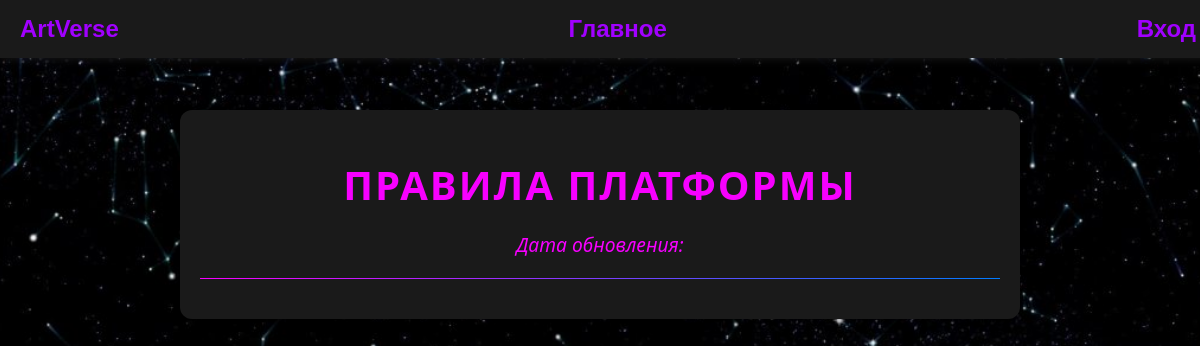
The page /users/rules/ on the database as committed earlier.
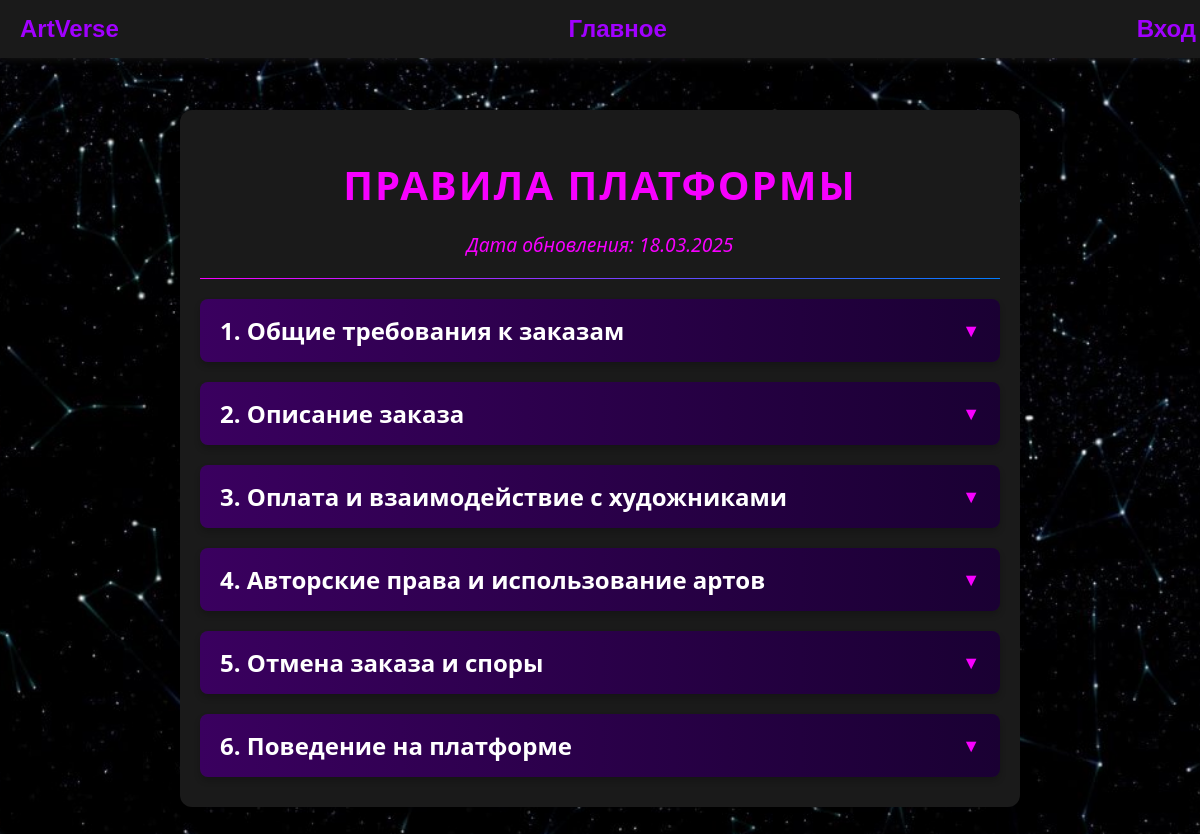
The same page on the database as committed later.
### users/models.py (models this page shows, shortened)
class PlatformRules(models.Model):
    title = models.CharField(max_length=255, verbose_name="Заголовок")
    content = models.TextField(verbose_name="Текст правил")
    updated_at = models.DateTimeField(auto_now=True, verbose_name="Дата обновления")
    class Meta:
        verbose_name = "Правило платформы"
        verbose_name_plural = "Правила платформы"

### users/views.py (the view)
# urls.py: path("rules/", views.rules_view, name="platform_rules"),
def rules_view(request):
    rules = PlatformRules.objects.all()
    return render(request, "users/platform_rules.html", {"rules": rules})

### users/templates/users/platform_rules.html (shortened to what this page needs)
{% extends "base.html" %}
{% load static %}
{% block extra_css %}
<link rel="stylesheet" href="{% static 'users/css/rules.css' %}">
{% endblock %}
{% block content %}
<div class="rule-container">
    <h1>Правила платформы</h1>
    <p class="rule-date">Дата обновления: {{ rules.0.updated_at|date:"d.m.Y" }}</p>
    <hr>
    {% for rule in rules %}
        <h2>{{ rule.title }}</h2>
    {% endfor %}
</div>
{% endblock %}

Rows that differ between the two databases and show on the page:
added PlatformRules: updated_at "18.03.2025", title "1. Общие требования к заказам"
added PlatformRules: title "2. Описание заказа"
added PlatformRules: title "3. Оплата и взаимодействие с художниками"
added PlatformRules: title "4. Авторские права и использование артов"
added PlatformRules: title "5. Отмена заказа и споры"
added PlatformRules: title "6. Поведение на платформе"
